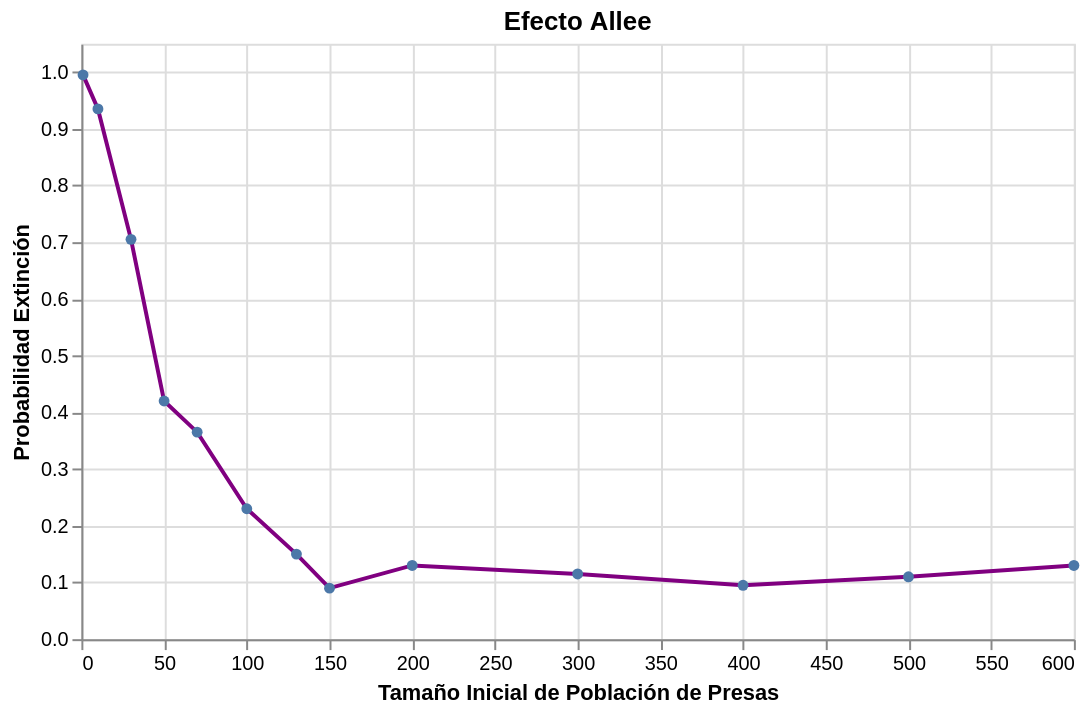

Describe this chart as a Vega-Lite specification.
### Vega-Lite specification from a JSON file in a GitHub repository (floating-point values rounded to 4 significant figures)
{"config": {"view": {"continuousWidth": 300, "continuousHeight": 300}}, "data": {"name": "data-3c4190cfd5983c760496977a19009a41"}, "mark": {"type": "line", "color": "purple", "point": true}, "encoding": {"tooltip": [{"field": "Población Inicial", "type": "quantitative"}, {"field": "Probabilidad Extinción", "type": "quantitative"}], "x": {"field": "Población Inicial", "title": "Tamaño Inicial de Población de Presas", "type": "quantitative"}, "y": {"field": "Probabilidad Extinción", "scale": {"domain": [0, 1.05]}, "title": "Probabilidad Extinción", "type": "quantitative"}}, "height": 300, "title": "Efecto Allee", "width": 500, "$schema": "https://vega.github.io/schema/vega-lite/v6.1.0.json", "datasets": {"data-3c4190cfd5983c760496977a19009a41": [{"Población Inicial": 1, "Probabilidad Extinción": 0.995}, {"Población Inicial": 10, "Probabilidad Extinción": 0.935}, {"Población Inicial": 30, "Probabilidad Extinción": 0.705}, {"Población Inicial": 50, "Probabilidad Extinción": 0.42}, {"Población Inicial": 70, "Probabilidad Extinción": 0.365}, {"Población Inicial": 100, "Probabilidad Extinción": 0.23}, {"Población Inicial": 130, "Probabilidad Extinción": 0.15}, {"Población Inicial": 150, "Probabilidad Extinción": 0.09}, {"Población Inicial": 200, "Probabilidad Extinción": 0.13}, {"Población Inicial": 300, "Probabilidad Extinción": 0.115}, {"Población Inicial": 400, "Probabilidad Extinción": 0.095}, {"Población Inicial": 500, "Probabilidad Extinción": 0.11}, {"Población Inicial": 600, "Probabilidad Extinción": 0.13}]}}
